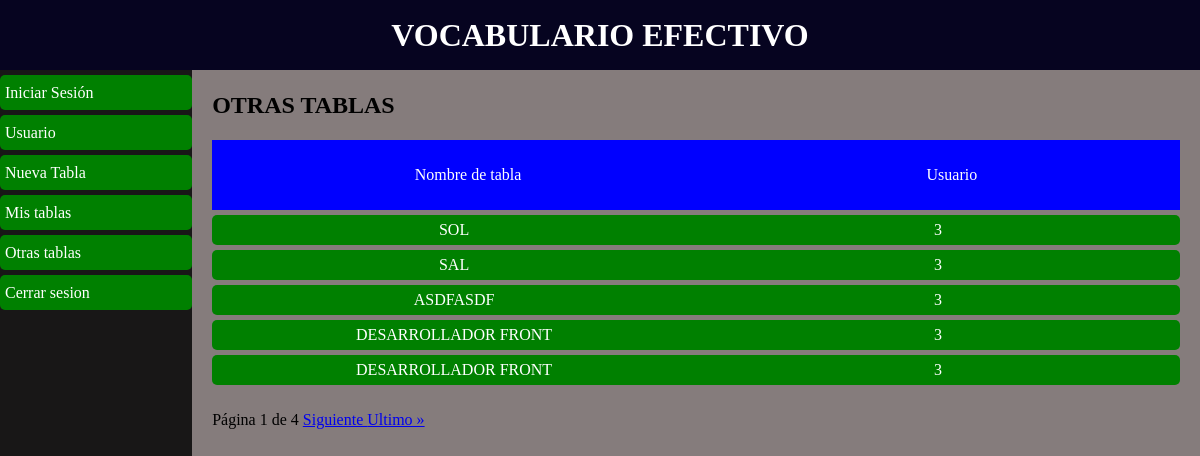
Screenshot of /otras-tablas/ (signed in) with the database file from the repository.
### tables/models.py (models this page shows)
class Table(models.Model) :
    id = models.AutoField(primary_key=True)
    user = models.ForeignKey(User, on_delete = models.CASCADE)
    title = models.CharField(max_length = 255)
    link = models.CharField(max_length = 255, null = True, blank = True)
    pdf_doc = models.FileField(null = True, blank = True, upload_to='pdf')

### tables/views.py (the view)
# urls.py: path('otras-tablas/', views.OtherTables.as_view(), name = 'other_tables'),
class OtherTables(ListView) :
    model = Table
    template_name = 'table_collection/table_collection_other_users.html'
    paginate_by = 5
    context_object_name = 'tables'
    def get_queryset(self, *args, **kwargs):
        return Table.objects.exclude(user_id = self.request.user.id)

### tables/templates/table_collection/table_collection_other_users.html
{% extends 'layouts/layout.html' %}
{% block main_content %}
    <h2>OTRAS TABLAS</h2>
    {% include 'includes/description_other_tables.html' %}
    <ul class="list-other-tables">
        {% for table in tables %}
            <li>
                <div><a href="{% url 'word_list' table_id=table.id  title=table.title %}">{{table.title|upper}}</a></div>
                <div>{{table.user_id}}</div>
            </li>
        {% endfor %}
    </ul>
    {% include 'includes/pagination.html' %}
{% endblock %}

### mainapp/static/css/styles.css (style rules this page uses)
* { margin: 0; padding: 0; }

### tables/static/css/styles-app-tables.css (style rules this page uses)
ul.list-other-tables li { height: 30px; line-height: 30px; margin-top: 5px; display: grid; grid-template-columns: repeat(2, 1fr); justify-content: space-around; background-color: green; border-radius: 5px; color: white; }
ul.list-other-tables li div { text-align: center; }
ul.list-other-tables li div a { color: white; text-decoration: none; }

### rows the page displays
Table: title "SOL", user_id "3"
Table: title "SAL", user_id "3"
Table: title "ASDFASDF", user_id "3"
Table: title "DESARROLLADOR FRONT", user_id "3"
Table: title "DESARROLLADOR FRONT", user_id "3"

### other values shown
{{ page_obj.number }} "1"
{{ page_obj.paginator.num_pages }} "4"
